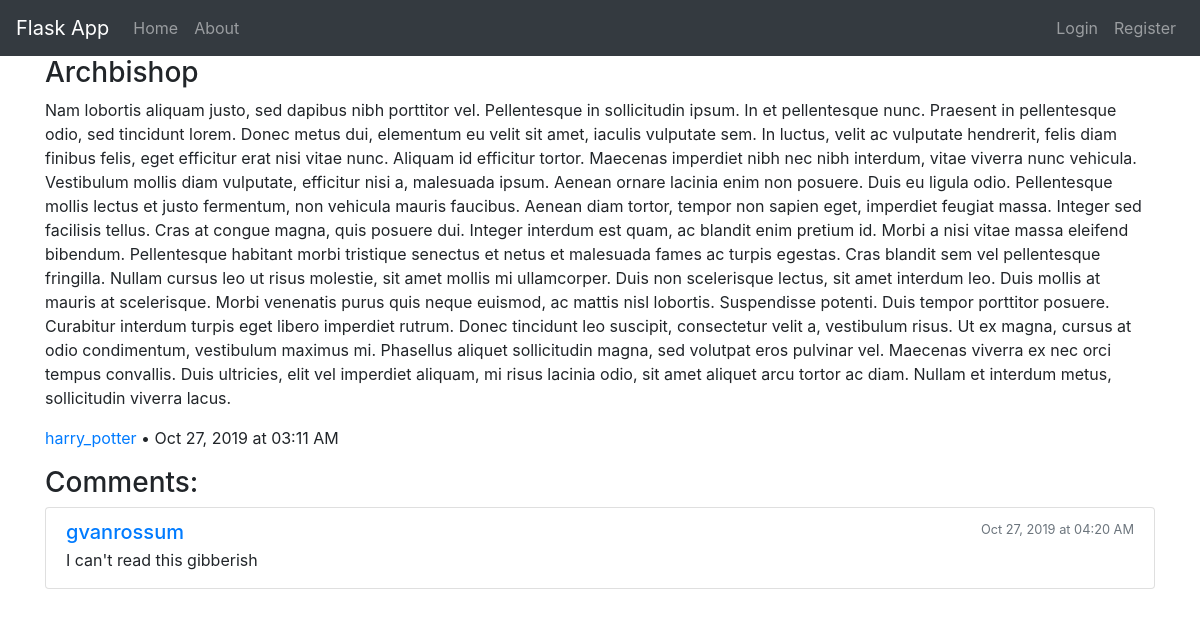
/posts/Archbishop, run on the app's committed database.
### flask_app/models.py (models this page shows, shortened)
class Post(db.Model):
    id = db.Column(db.Integer, primary_key=True)
    title = db.Column(db.String(100), nullable=False, unique=True)
    date = db.Column(db.DateTime, nullable=False, default=datetime.now)
    is_video = db.Column(db.Boolean, nullable=False)
    content = db.Column(db.Text, nullable=False)
    user_id = db.Column(db.Integer, db.ForeignKey("user.id"), nullable=False)
    comments = db.relationship("Comment", backref="post", lazy=True)

class User(db.Model, UserMixin):
    id = db.Column(db.Integer, primary_key=True)
    username = db.Column(db.String(30), unique=True, nullable=False)
    email = db.Column(db.String(120), unique=True, nullable=False)
    password = db.Column(db.String(60), nullable=False)
    posts = db.relationship("Post", backref="author", lazy=True)
    comments = db.relationship("Comment", backref="author", lazy=True)

class Comment(db.Model):
    id = db.Column(db.Integer, primary_key=True)
    content = db.Column(db.Text, nullable=False)
    date = db.Column(db.DateTime, nullable=False, default=datetime.now)
    user_id = db.Column(db.Integer, db.ForeignKey("user.id"), nullable=False)
    post_id = db.Column(db.Integer, db.ForeignKey("post.id"), nullable=False)

### flask_app/posts/routes.py (the view)
@posts.route("/posts/<title>", methods=["GET", "POST"])
def post_detail(title):
    form = CommentForm()
    post = Post.query.filter_by(title=title).first()
    if form.validate_on_submit():
        comment = Comment(content=form.text.data, author=current_user, post=post)
        db.session.add(comment)
        db.session.commit()
        return redirect(request.path)
    comments = post.comments[::-1]
    return render_template("post_detail.html", post=post, comments=comments, form=form)

### flask_app/templates/post_detail.html (shortened to what this page needs)
{% extends "base.html" %}
{% block content %}
<article class="content-section">
    <div>
        <h3>{{ post.title }}</h3>
        {% if post.is_video %}
        <iframe width="560" height="315" src={{ "https://www.youtube.com/embed/%s" % post.content }} frameborder="0"
            allow="accelerometer; autoplay; encrypted-media; gyroscope; picture-in-picture" allowfullscreen>
        </iframe>
        {% else %}
        <p>{{ post.content }}</p>
        {% endif %}
        <div>
            <p>
                <a href={{ url_for('main.user_detail', username=post.author.username) }}>
                    {{ post.author.username -}}
                </a> •
                {{ post.date.strftime('%b %d, %Y at %I:%M %p') }}
            </p>
        </div>
    </div>
</article>
<h3>Comments:</h3>
{% if comments %}
<div class="list-group">
    {% for comment in comments %}
    <div class="list-group-item">
        <div class="d-flex w-100 justify-content-between">
            <a href={{ url_for('main.user_detail', username=comment.author.username) }}>
                <h5 class="mb-1">{{ comment.author.username }}</h5>
            </a>
            <small class="text-muted">{{ comment.date.strftime('%b %d, %Y at %I:%M %p') }}</small>
        </div>
        <p class="mb-1">{{ comment.content }}</p>
    </div>
    {% endfor %}
</div>
{% else %}
<h5>No comments yet... be the first! (Make sure you're logged in)</h5>
{% endif %}
{% endblock %}

### data on the page
Post: title "Archbishop", content "Nam lobortis aliquam justo, sed dapibus nibh porttitor vel. Pellentesque in sollicitudin ipsum. In et pellentesque nunc. Praesent in pellentesque odio, sed tincidunt lorem. Donec metus dui, elementum eu velit sit amet, iaculis vulputate sem. In luctus, velit ac vulputate hendrerit, felis diam finibus felis, eget efficitur erat nisi vitae nunc. Aliquam id efficitur tortor. Maecenas imperdiet nibh nec nibh interdum, vitae viverra nunc vehicula. Vestibulum mollis diam vulputate, efficitur nisi a, malesuada ipsum. Aenean ornare lacinia enim non posuere. Duis eu ligula odio. Pellentesque mollis lectus et justo fermentum, non vehicula mauris faucibus. Aenean diam tortor, tempor non sapien eget,…", date "Oct 27, 2019 at 03:11 AM"
User: author.username "harry_potter"
Comment: author.username "gvanrossum", date "Oct 27, 2019 at 04:20 AM", content "I can't read this gibberish"
